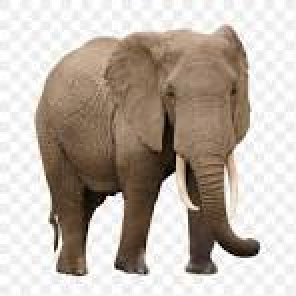
#> input picture elephant.jfif, 148 x 148 px, found by its file name (shown 2 times larger)
$ jupyter execute C087_CV_Exp8_Harshi.ipynb
#> lines starting #> are read from the running program, lines starting #| are printed output that depends on the picture
Harshi Shah

C087

Experiment 8: Use Gabor filter to highlight edges

Instructions

Task1: Generate Gabor filter with a set of parameters

Task2: Change parameter values and observe the effect

Task3: Apply a gabor filter to extract hidden image from the given image

Task 4: Apply a set of filters to highlight edgesin different direction

[cell 1]
import cv2
import numpy as np
import matplotlib.pyplot as plt
from io import BytesIO
from PIL import Image

[cell 2]
img2 = cv2.imread('/content/elephant.jfif')
#> img2 is the input picture: shape (148, 148, 3); mean B, G, R 170.7, 180.2, 190.6
img1 = cv2.imread('/content/hidden_image.JPG')
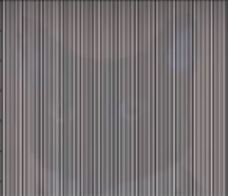
#> input picture hidden_image.JPG, 230 x 196 px, found by its file name
#> img1 is the input picture: shape (196, 230, 3); mean B, G, R 117, 115.4, 120.8

[cell 3]
img1 = cv2.cvtColor(img1, cv2.COLOR_BGR2RGB)
img1_g = cv2.cvtColor(img1, cv2.COLOR_RGB2GRAY)

[cell 4]
img2 = cv2.cvtColor(img2, cv2.COLOR_BGR2RGB)

[cell 5]
SIZE = 75
SIGMA = 2
WAVELENGTH = 10
THETA = np.pi/4
PSI = 0
GAMMA = 0

gaborFilter = cv2.getGaborKernel((SIZE, SIZE), SIGMA, THETA, WAVELENGTH, GAMMA, PSI)
plt.imshow(gaborFilter, cmap="gray")

[cell 6]
SIZE = 5
SIGMA = 2
WAVELENGTH = 2
THETA = 0
PSI = 0
GAMMA = 0

gaborFilter = cv2.getGaborKernel((SIZE, SIZE), SIGMA, THETA, WAVELENGTH, GAMMA, PSI)
plt.imshow(gaborFilter, cmap="gray")
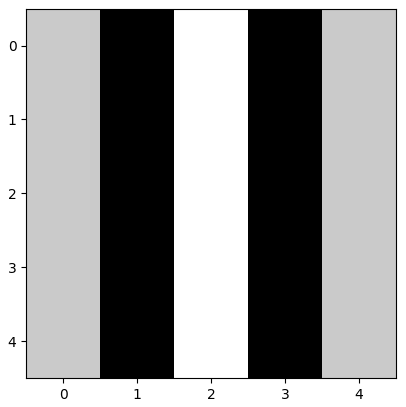
#> figure drawn by matplotlib, 1 panel

[cell 7]
SIZE = 15
SIGMA = 2
WAVELENGTH = 2
THETA = 0
PSI = 0
GAMMA = 0

gaborFilter = cv2.getGaborKernel((SIZE, SIZE), SIGMA, THETA, WAVELENGTH, GAMMA, PSI)
plt.imshow(gaborFilter, cmap="gray")
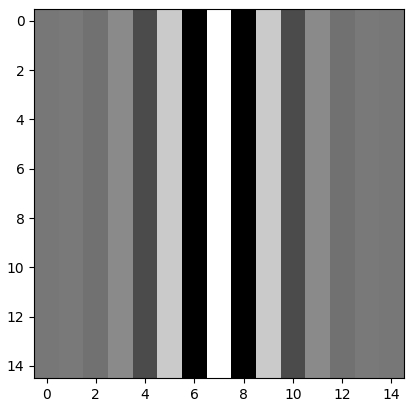
#> figure drawn by matplotlib, 1 panel

[cell 8]
SIZE = 101
SIGMA = 5
WAVELENGTH = 10
THETA = 0
PSI = 0
GAMMA = 0

gaborFilter = cv2.getGaborKernel((SIZE, SIZE), SIGMA, THETA, WAVELENGTH, GAMMA, PSI)
plt.imshow(gaborFilter, cmap="gray")

[cell 9]
SIZE = 101
SIGMA = 5
WAVELENGTH = 10
THETA = 0
PSI = 0
GAMMA = 0.5

gaborFilter = cv2.getGaborKernel((SIZE, SIZE), SIGMA, THETA, WAVELENGTH, GAMMA, PSI)
plt.imshow(gaborFilter, cmap="gray")

[cell 10]
SIZE = 101
SIGMA = 5
WAVELENGTH = 10
THETA = 0
PSI = 0
GAMMA = 0.75

gaborFilter = cv2.getGaborKernel((SIZE, SIZE), SIGMA, THETA, WAVELENGTH, GAMMA, PSI)
plt.imshow(gaborFilter, cmap="gray")

[cell 11]
SIZE = 101
SIGMA = 5
WAVELENGTH = 10
THETA = 0
PSI = 0
GAMMA = 0.2

gaborFilter = cv2.getGaborKernel((SIZE, SIZE), SIGMA, THETA, WAVELENGTH, GAMMA, PSI)
plt.imshow(gaborFilter, cmap="gray")
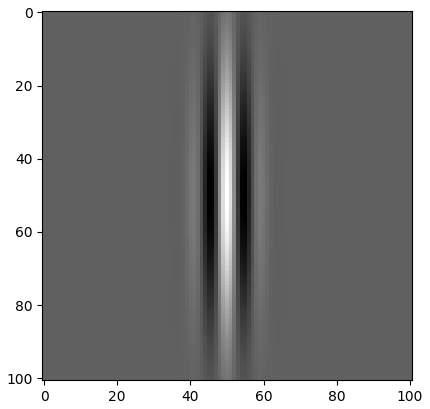
#> figure drawn by matplotlib, 1 panel

[cell 12]
SIZE = 101
SIGMA = 5
WAVELENGTH = 10
THETA = 0
PSI = 0
GAMMA = 0.5

gaborFilter = cv2.getGaborKernel((SIZE, SIZE), SIGMA, THETA, WAVELENGTH, GAMMA, PSI)
plt.imshow(gaborFilter, cmap="gray")

[cell 13]
SIZE = 101
SIGMA = 15
WAVELENGTH = 10
THETA = 0
PSI = 0
GAMMA = 0.2

gaborFilter = cv2.getGaborKernel((SIZE, SIZE), SIGMA, THETA, WAVELENGTH, GAMMA, PSI)
plt.imshow(gaborFilter, cmap="gray")
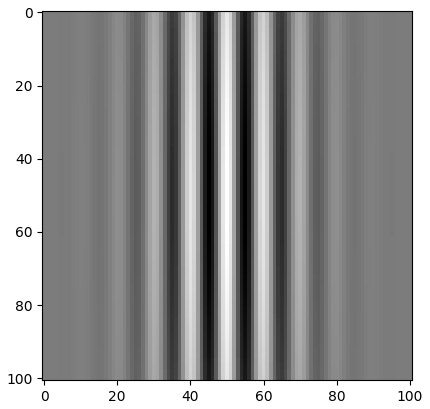
#> figure drawn by matplotlib, 1 panel

Conclusion: for a wavelength=4 one white thick stripe, if wavelength is reduced to 2, the filter shows thinner and more no of white stripes. Stripes away from middle stripe are less white, this is because the multiplication o gaussian curve and sine wave which leads to lesser value of multiplication which is away from centre. Lower no of filter wavelength highligh more number of edges.

By changing the value of theta from 0 to pi/4 or any other angle, the filter rotates by that angle and identifies the edges of image and corrsponding direction.

If the gamma value is changed from 0 to 0.2, height of the white stripe reduces and thickness of the stripe increases. This filter can be used to highlight the smaller and thicker edges.

If the standard deviation is increased from 5 to 15 the gabor filter shows more no. of white and less white stripes. This filter can used to find more number of edges.

[cell 14]
plt.imshow(img1_g,cmap='gray')
plt.title('Original Image')

[cell 15]
SIZE = 25
SIGMA = 2
WAVELENGTH = 5
THETA = np.pi/2
PSI = 0
GAMMA = 0.5

gaborFilter = cv2.getGaborKernel((SIZE, SIZE), SIGMA, THETA, WAVELENGTH, GAMMA, PSI)
plt.imshow(gaborFilter, cmap="gray")
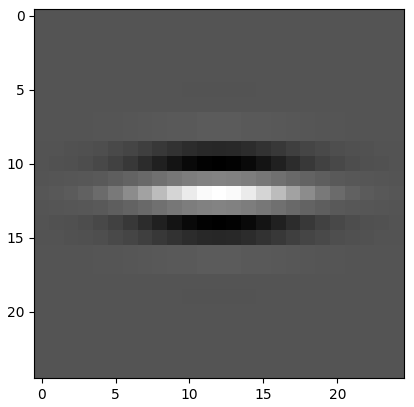
#> figure drawn by matplotlib, 1 panel

[cell 16]
gaborFilter= gaborFilter/gaborFilter.sum()

[cell 17]
image1_f=cv2.filter2D(img1_g,-1,gaborFilter)
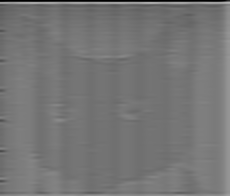
#> image1_f: shape (196, 230); min 0, max 179, mean 117
plt.imshow(image1_f,cmap='gray')

Conclusion: To extract the hiddeen image by removing vertical stripes, the following set of parameters are used:
SIZE = 25
SIGMA = 2
WAVELENGTH = 5
THETA = np.pi/2
PSI = 0
GAMMA = 0.5

[cell 18]
plt.imshow(img2)

[cell 19]
filters=[]
num_filters=16
SIZE = 31
SIGMA = 2
WAVELENGTH = 5
PSI = 0
GAMMA = 0.5

[cell 20]
for theta in np.arange(0, np.pi, np.pi / num_filters):
    f = cv2.getGaborKernel((SIZE, SIZE), SIGMA, theta, WAVELENGTH, GAMMA, PSI)
    f=f/f.sum()
    filters.append(f)

[cell 21]
image2_f=np.zeros_like(img2)

[cell 22]
for f in filters:
    image2_f=cv2.filter2D(img2,-1,f)
    np.maximum(image2_f,img2,image2_f)
#> this loop made 16 passes
#> pass 1, `image2_f=cv2.filter2D(img2,-1,f)`:
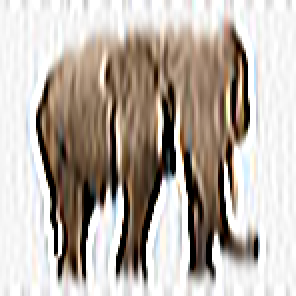
#> image2_f: shape (148, 148, 3) (shown 2 times larger); mean R, G, B 186.1, 176.9, 168.7
#> pass 3, `image2_f=cv2.filter2D(img2,-1,f)`:
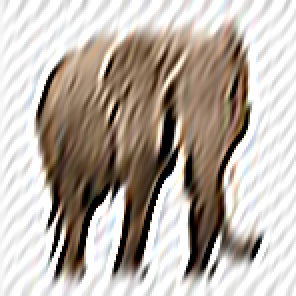
#> image2_f: shape (148, 148, 3) (shown 2 times larger); mean R, G, B 186, 176.4, 167.7
#> after the loop:
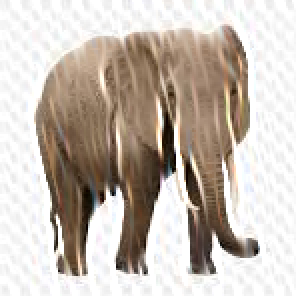
#> image2_f: shape (148, 148, 3) (shown 2 times larger); mean R, G, B 198.9, 188.8, 179.7

[cell 23]
plt.subplot(1,2,1)
plt.imshow(img2)
plt.title('Orignal Image')
plt.subplot(1,2,2)
plt.imshow(image2_f)
plt.title('Filtered Image with Edges')
